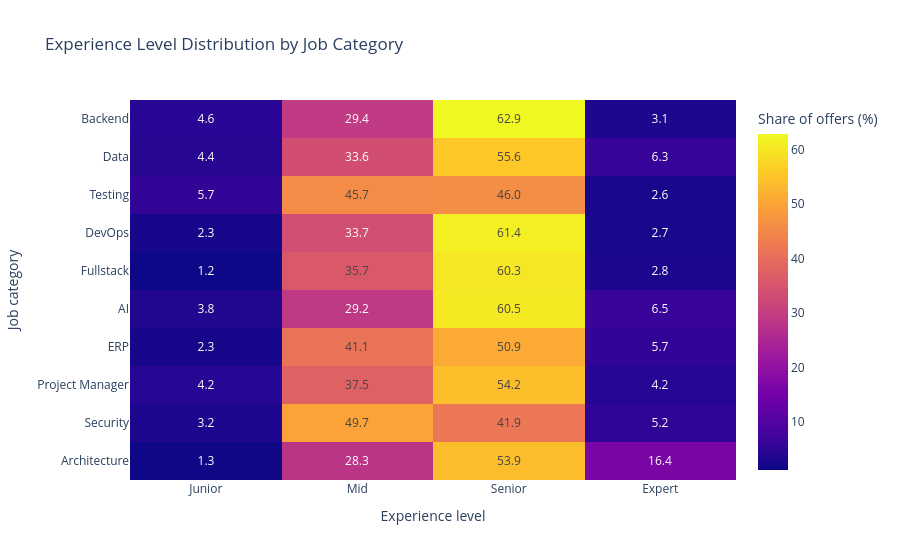

Notebook code cell kept with this figure:
### Code cell
fig = px.imshow(
    category_experience,
    text_auto=".1f",
    aspect="auto",
    title="Experience Level Distribution by Job Category",
    labels={
        "x": "Experience level",
        "y": "Job category",
        "color": "Share of offers (%)"
    }
)

fig.show()

### Figure 1 — Plotly figure (JSON) as saved in the notebook; plotly's stock layout.template omitted (floating-point values rounded to 4 significant figures)
{"data": [{"coloraxis": "coloraxis", "hovertemplate": "Experience level: %{x}<br>Job category: %{y}<br>Share of offers (%): %{z}<extra></extra>", "name": "0", "texttemplate": "%{z:.1f}", "type": "heatmap", "x": ["Junior", "Mid", "Senior", "Expert"], "xaxis": "x", "y": ["Backend", "Data", "Testing", "DevOps", "Fullstack", "AI", "ERP", "Project Manager", "Security", "Architecture"], "yaxis": "y", "z": [[4.6, 29.4, 62.9, 3.1], [4.4, 33.6, 55.6, 6.3], [5.7, 45.7, 46.0, 2.6], [2.3, 33.7, 61.4, 2.7], [1.2, 35.7, 60.3, 2.8], [3.8, 29.2, 60.5, 6.5], [2.3, 41.1, 50.9, 5.7], [4.2, 37.5, 54.2, 4.2], [3.2, 49.7, 41.9, 5.2], [1.3, 28.3, 53.9, 16.4]]}], "layout": {"coloraxis": {"colorbar": {"title": {"text": "Share of offers (%)"}}, "colorscale": [[0, "#0d0887"], [0.1111, "#46039f"], [0.2222, "#7201a8"], [0.3333, "#9c179e"], [0.4444, "#bd3786"], [0.5556, "#d8576b"], [0.6667, "#ed7953"], [0.7778, "#fb9f3a"], [0.8889, "#fdca26"], [1, "#f0f921"]]}, "title": {"text": "Experience Level Distribution by Job Category"}, "xaxis": {"anchor": "y", "domain": [0, 1], "title": {"text": "Experience level"}}, "yaxis": {"anchor": "x", "autorange": "reversed", "domain": [0, 1], "title": {"text": "Job category"}}}}
